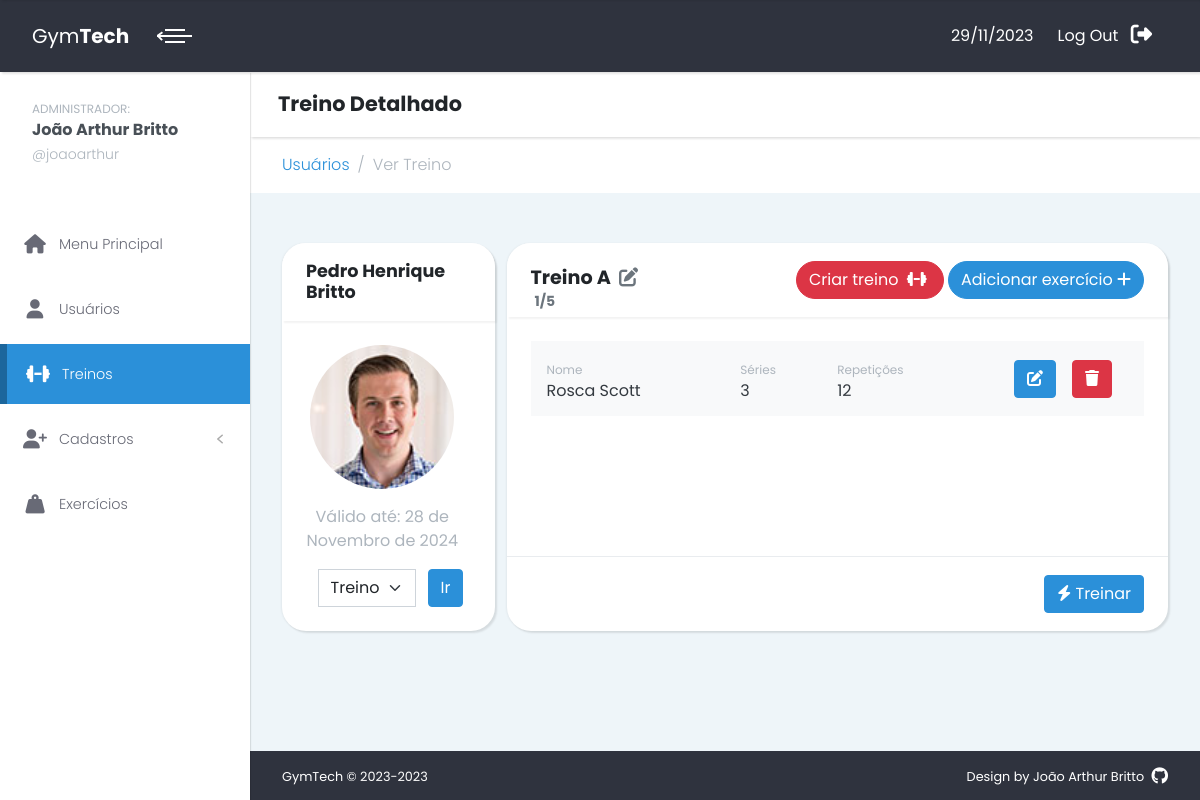
The page /treino/verTreino/18/ (signed in) on the database its author committed.
### cadastro/models.py (models this page shows, shortened)
class Person(models.Model):
    matricula = models.AutoField('Matrícula', primary_key=True)
    name = models.CharField('Nome', max_length=100)
    email = models.EmailField('E-mail')
    cpf = models.CharField('CPF', max_length=14, unique=True)
    birthDate = models.DateField('Data de nascimento')
    phone = models.CharField('Telefone', max_length=15)
    whatsapp = models.BooleanField('Possui whatsapp?', default=True)
    profileImage = models.ImageField('Imagem de perfil', upload_to ="profileImages/", blank=True)

class Plan(models.Model):
    plan_choices = [
        ('Planos',
            (
                ('Mensal', 'Mensal'),
                ('Trimestral', 'Trimestral'),
                ('Semestral', 'Semestral'),
                ('Anual', 'Anual'),
            ),
        ),
    ]
    plan_person = models.OneToOneField(Person, on_delete=models.CASCADE, related_name="plan")
    plan_name = models.CharField('Nome do plano',choices=plan_choices,default=plan_choices[0][1][3] , max_length=10)
    signature_date = models.DateField('Data de assinatura', auto_now=True)
    expiration_date = models.DateField('Data de expiração')

### treino/models.py (models this page shows, shortened)
class Workout(models.Model):
    workout_person = models.ForeignKey(Person, on_delete=models.CASCADE, related_name='workouts')
    workout_name = models.CharField('Nome do treino', max_length=1, validators=[MaxLengthValidator(limit_value=1)])
    quantity = models.IntegerField('Quantidade de vezes')
    current_quantity = models.IntegerField('Atual quantidade',default=0, blank=True)

class Workout_exercise(models.Model):
    workout = models.ForeignKey(Workout, on_delete=models.CASCADE, related_name='exercises')
    exercise = models.ForeignKey(Exercise, on_delete=models.CASCADE)
    series = models.IntegerField('Series', default=3)
    reps = models.IntegerField('Repetições', default=12)

### exercicios/models.py (models this page shows)
class Exercise(models.Model):
    type_choices = [
        ('Tipos',
            (
                ('Máquina', 'Máquina'),
                ('Corporal', 'Corporal'),
            ),
        )
    ]
    id = models.AutoField(primary_key=True)
    name = models.CharField('Nome', max_length=50)
    type = models.CharField('Tipo', max_length=8, choices=type_choices, default=type_choices[0][0])
    def __str__(self):
        return self.name

### treino/views.py (the view, shortened to what this page needs)
# urls.py: path('verTreino/<int:usuario_id>/', views.verTreino, name='ver-treino'),
@login_required
def verTreino(request,usuario_id, workout=None):
    person = Person.objects.get(pk=usuario_id)
    if workout == None:
        default_workout = Current_workout.objects.get(current_workout_person=person)
        workout = default_workout.name.workout_name
    formset = AddExerciciosTreino()
    workouts = Workout.objects.filter(workout_person=person).order_by("workout_name")
    curr_workout = workouts.get(workout_name=workout)
    workout_exercises = curr_workout.exercises.all()
    treino_formset = CadastrarTreino()
    workouts_name = list(workouts.values_list('workout_name', flat=True))
    context = {
        "exercise_formset":formset,
        'person':person,
        'workout':curr_workout,
        "workout_exercises":workout_exercises,
        "treino_formset":treino_formset,
        "workouts_name":workouts_name,
    }
    return render(request, 'perfilTreino.html', context=context)

### usuarios/templatetags/customTags.py (called while the page is built)
@register.filter(expects_localtime=True)
def is_past(value):
    if isinstance(value, datetime):
        value = value.date()
    return value < date.today()

@register.filter
def starts_with(value, prefix):
    return value.startswith(prefix)

### treino/templates/perfilTreino.html (shortened to what this page needs)
{% extends 'layout.html' %}
{% load static %}
{% load customTags %}
{% block subtitle %}Treino Detalhado{% endblock %}
{% block breadcrumbs %}
<li class="breadcrumb-item"><a class="fw-light" href="{% url 'usuarios' %}">Usuários</a></li>
<li class="breadcrumb-item active fw-light" aria-current="page">Ver Treino</li>
{% endblock %}
{% block content %}
<section class="workouts">
  <div class="container-fluid">
    <div class="row gy-4 align-items-stretch">
      <div class="col-md-3" id="perfil-detalhado">
        <div class="card mb-0">
          <div class="card-header d-flex align-items-center">
            <h3 class="h4 mb-0">{{person.name}}</h3>
          </div>
          <div class="card-body row text-center">
            <div class="col-md-12 col-sm-6">
              <img class="circular-image-md" src="{% if person.profileImage %}{{person.profileImage.url}}{% else %}{% static 'img/profile-default.jpeg' %}{% endif %}" alt="...">
            </div>
            <div class="col-md-12 col-sm-5">
              {% if person.plan.expiration_date|is_past %}
              <p class="text-danger mt-4">Assinatura expirada</p>
              {% else %}
              <p class="text-gray-500 my-3">Válido até: {{person.plan.expiration_date}}</p>
              {% endif %}
              <form action="{% url 'redirecionar-treino' person.matricula %}" class="row align-items-center justify-content-center">
                <div class="col-5 col-sm-7">
                  <select class="form-select" id="workout_name" name="workout_name">
                    <option selected disabled>Treinos</option>
                  </select>
                </div>
                <div class="col-2">
                  <button class="btn btn-primary">Ir</button>
                </div>
              </form>
            </div>
          </div>
        </div>
      </div>
      <div class="col-md-9" id="treino-completo">
        <div class="card mb-0 h-100">
          <div class="card-header d-flex align-items-center justify-content-between">
            <h3 class="mb-1">Treino {{workout.workout_name}}
              <a class="text-gray-600" href="{% url 'alterar-treino' person.matricula workout.workout_name %}">
                <i class="ms-1 fa-solid fa-pen-to-square"></i>
              </a>
              {% if workout.current_quantity > workout.quantity %}
                <p class="position-absolute ms-1 mt-1 text-danger text-sm">
                  {{workout.current_quantity}}/{{workout.quantity}} - Treino expirado
                </p>
              {% else %}
                <p class="position-absolute ms-1 mt-1 text-gray-600 text-sm">
                  {{workout.current_quantity}}/{{workout.quantity}}
                </p>
              {% endif %}
            </h3>
            <div>
              <button class="btn btn-danger rounded-pill" type="button" data-bs-toggle="modal"
                data-bs-target="#createWorkout">
                <span class="d-none d-md-inline">Criar treino</span>
                <i class="ms-sm-1 mx-1 fa-solid fa-dumbbell"></i>
              </button>
              <button class="btn btn-primary rounded-pill" type="button" data-bs-toggle="modal"
                data-bs-target="#exerciseWorkout">
                <span class="d-none d-md-inline">Adicionar exercício</span>
                <i class="mx-md-0 mx-1 fa-solid fa-plus"></i>
              </button>
            </div>
          </div>
          {% if workout_exercises %}
          <div class="card-body">
            {% for workout_exercise in workout_exercises %}
            <div class="p-3 d-flex align-items-center {% cycle 'bg-light' '' %}">
              <div class="col-4">
                <small class="text-gray-500">Nome</small>
                <h5 class="h5 fw-normal text-dark mb-0">{{workout_exercise.exercise.name}}</h5>
              </div>
              <div class="col-2">
                <small class="text-gray-500">Séries</small>
                <h5 class="h5 fw-normal text-dark mb-0">{{workout_exercise.series}}</h5>
              </div>
              <div class="col-2">
                <small class="text-gray-500 d-none d-sm-inline">Repetições</small>
                <h5 class="h5 fw-normal text-dark mb-0">{{workout_exercise.reps}}</h5>
              </div>
              <div class="col d-flex justify-content-end">
                <a class="btn btn-primary"
                  href="{% url 'alterar-exercicioTreino' person.matricula workout.workout_name workout_exercise.id %}">
                  <i class="fa-solid fa-pen-to-square"></i>
                </a>
                <a class="btn btn-danger mx-3"
                  href="{% url 'excluir-exercicioTreino' person.matricula workout.workout_name workout_exercise.id %}">
                  <i class="fa-solid fa-trash"></i>
                </a>
              </div>
            </div>
            {% endfor %}
          </div>
          <div class="card-footer d-flex justify-content-end bg-transparent">
            <a href="{% url 'treinar' person.matricula workout.workout_name %}" class="btn btn-primary">
              <i class="fa-solid fa-bolt"></i>
              Treinar
            </a>
          </div>
          {% endif %}
        </div>
      </div>
    </div>
  </div>
</section>
{% endblock %}

### menu/templates/layout.html (shortened to what this page needs)
{% extends 'head_layout.html' %}
{% block main_layout %}
{% load static %}
{% load customTags %}
{% now "Y" as current_year %}
{% url 'menu-principal' as menu %}
{% url 'cadastro' as cadastro %}
{% url 'usuarios' as usuarios %}
{% url 'treinos' as treinos %}
{% url 'exercicios' as exerciciosUrl %}
{% now "d/m/Y" as current_date %}
  <div class="page">
    <header class="header z-index-50">
      <nav
        class="nav navbar py-3 px-0 shadow-sm text-white position-relative">
        <div class="container-fluid w-100">
          <div
            class="navbar-holder d-flex align-items-center justify-content-between w-100">
            <div class="navbar-header">
              <a
                class="navbar-brand d-none d-sm-inline-block"
                href="/">
                <div class="brand-text d-none d-lg-inline-block">
                  <span>Gym</span><strong>Tech</strong>
                </div>
              </a>
              <a
                class="ms-2 menu-btn active"
                id="toggle-btn"
                href="#"><span></span><span></span><span></span></a>
            </div>
            <ul
              class="nav-menu list-unstyled d-flex flex-md-row align-items-center">
              <li class="nav-item my-0 py-0">
                <p class="d-inline me-xl-2 mt-5">{{current_date}}</p>
              </li>
              <li class="nav-item">
                <a class="nav-link text-white" href="{% url 'logout' %}">
                  <span class="d-none d-sm-inline me-xl-2">Log Out</span>
                  <i class="fa-solid fa-right-from-bracket fa-lg"></i>
                </a>
              </li>
            </ul>
          </div>
        </div>
      </nav>
    </header>
    <div class="page-content d-flex align-items-stretch">
      <nav class="side-navbar z-index-40">
        <a href="{% url 'admin' %}" class>
          <div class="sidebar-header d-flex align-items-center py-4 px-3">
            <div class="ms-3 title">
              <small class="text-gray-500">ADMINISTRADOR:</small>
              <h5 class="mb-2 me-0 text-gray-700">
                {{user.first_name}} {{user.last_name}}
              </h5>
              <p class="text-sm text-gray-500 fw-light mb-0 lh-1">
                @{{user.username}}
              </p>
            </div>
          </div>
        </a>
        <ul class="list-unstyled py-4">
          <li
            class="sidebar-item {% if request.path == menu %} active {% endif %}">
            <a class="sidebar-link" href="{{menu}}">
              <i class="fa-solid fa-house fa-lg me-xl-2"></i>
              Menu Principal
            </a>
          </li>
          <li
            class="sidebar-item {% if request.path|starts_with:usuarios %}active{% endif %}">
            <a class="sidebar-link" href="{{usuarios}}">
              <i class="fa-solid fa-user fa-lg me-xl-2"></i>
              Usuários
            </a>
          </li>
          <li
            class="sidebar-item {% if request.path|starts_with:treinos %}active{% endif %}">
            <a class="sidebar-link" href="{{treinos}}">
              <i class="fa-solid fa-dumbbell fa-lg me-xl-2"></i>
              Treinos
            </a>
          </li>
          <li
            class="sidebar-item {% if request.path|starts_with:cadastro %}active{% endif %}">
            <a
              class="sidebar-link"
              href="#exampledropdownDropdown"
              data-bs-toggle="collapse">
              <i class="fa-solid fa-user-plus fa-lg me-xl-2"></i>
              Cadastros
            </a>
          </li>
          <li
            class="sidebar-item {% if request.path|starts_with:exerciciosUrl %}active{% endif %}">
            <a class="sidebar-link" href="{{exerciciosUrl}}">
              <i class="fa-solid fa-weight-hanging fa-lg me-xl-2"></i>
              Exercícios
            </a>
          </li>
        </ul>
      </nav>
      <div class="content-inner w-100">
        <header class="bg-white shadow-sm px-4 py-3 z-index-20">
          <div class="container-fluid px-0">
            <h2 class="mb-0 p-1">{% block subtitle %}{% endblock %}</h2>
          </div>
        </header>
        <div class="bg-white">
          <div class="container-fluid">
            <nav aria-label="breadcrumb">
              <ol class="breadcrumb mb-0 py-3">
                {% block breadcrumbs %} {% endblock %}
              </ol>
            </nav>
          </div>
        </div>
        {% include 'messages.html' %} {% block content %} {% endblock %}
        <footer
          class="position-absolute bottom-0 bg-darkBlue text-white text-center py-3 w-100 text-xs"
          id="footer">
          <div class="container-fluid">
            <div class="row gy-2">
              <div class="col-sm-6 text-sm-start">
                <p class="mb-0">GymTech © 2023-{{current_year}}</p>
              </div>
              <div class="col-sm-6 text-sm-end">
                <p class="mb-0">
                  Design by
                  <a
                    href="https://github.com/j0aoarthur"
                    class="text-white text-decoration-none">João Arthur Britto
                    <i class="ms-1 fa-brands fa-github fa-lg"></i>
                  </a>
                </p>
              </div>
            </div>
          </div>
        </footer>
      </div>
    </div>
  </div>
{% endblock %}

### staticfiles/css/custom.css (style rules this page uses)
.sidebar-item { margin: 5px 0; line-height: 0.8rem; }
.sidebar-link { font-weight: 600; color: #2b90d9; }
.sidebar-link i { margin: 0.8rem 0; width: 2rem; text-align: center; }
.circular-image-md { width: 9rem; height: 9rem; border-radius: 50%; object-fit: cover; }

### rows shown on the page
Person: name "Pedro Henrique Britto", profileImage (picture), plan.expiration_date "28 de Novembro de 2024"
Workout: workout_name "A", current_quantity "1", quantity "5"
Workout_exercise: exercise.name "Rosca Scott", series "3", reps "12"

### other values the page prints
{{ current_date }} "29/11/2023"
{{ user.first_name }} "João Arthur"
{{ user.last_name }} "Britto"
{{ user.username }} "joaoarthur"
{{ current_year }} "2023"
